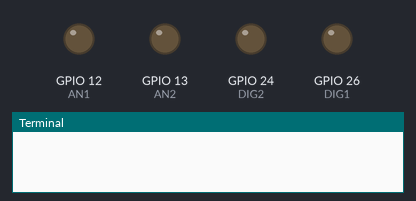
Simulated run of this program. Board: Raspberry Pi (BCM pin numbers). Shown: output pins drawn as LEDs (lit = HIGH), the last lines printed to the terminal.

Above: at 0.05 s.
At 1.05 s:
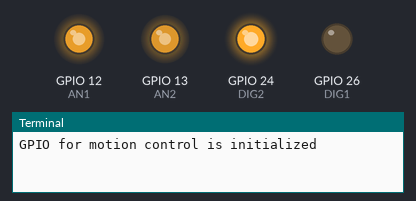
At 1.65 s:
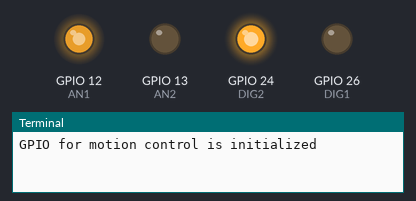
At 3.3 s:
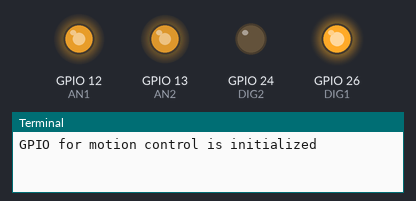
At 4.95 s:
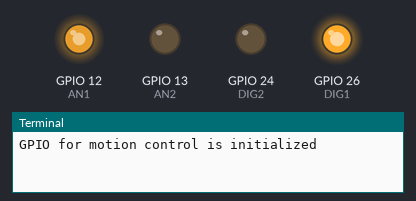
At 6.6 s:
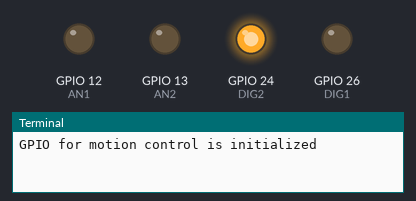
Timing chart, 0 to 8.6 s (numbered marks = the images above):
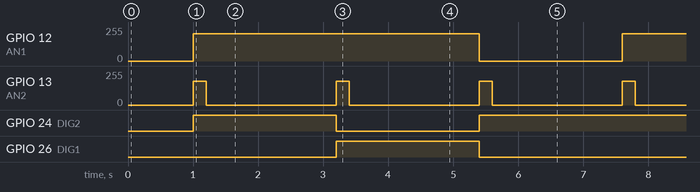

The program:

motor_controller.py
```python
# https://github.com/CytronTechnologies/Cytron_MDD10_Hat/blob/master/Example%20Code/Raspberry%20PI%203/HatMDD10SM.py

import RPi.GPIO as GPIO			# using Rpi.GPIO module
from time import sleep			# import function sleep for delay

AN2 = 13				# set pwm2 pin on MD10-Hat
AN1 = 12				# set pwm1 pin on MD10-hat
DIG2 = 24				# set dir2 pin on MD10-Hat
DIG1 = 26				# set dir1 pin on MD10-Hat
# speed and time to rotate steer motor for smooth control
STEER_CONTROL_SPEED = 70
STEER_CONTROL_TIME = 0.2

pwm_accel = None
pwm_steer = None
is_initialized = False

def initialize_gpio():
    global is_initialized, pwm_accel, pwm_steer
    if is_initialized:
        return
    try:
        GPIO.setmode(GPIO.BCM)			# GPIO numbering
        GPIO.setwarnings(False)			# enable warning from GPIO
        GPIO.setup(AN2, GPIO.OUT)		# set pin as output
        GPIO.setup(AN1, GPIO.OUT)		# set pin as output
        GPIO.setup(DIG2, GPIO.OUT)		# set pin as output
        GPIO.setup(DIG1, GPIO.OUT)		# set pin as output
        sleep(1)				# delay for 1 seconds
        pwm_accel = GPIO.PWM(AN1, 100)
        pwm_steer = GPIO.PWM(AN2, 100)
        pwm_accel.start(0)
        pwm_steer.start(0)

        is_initialized = True
        print("GPIO for motion control is initialized")

    except Exception as e:
        print(f"An error occurred: {e}")


def set_accel_speed(speed, direction):
    """
    Accelモータの速度と方向を設定する
    :param speed: 速度（0〜100）
    :param direction: 方向（"forward" または "backward"）
    """
    if not is_initialized:
        initialize_gpio()

    # print(f"[set_accel]speed:{speed}, direction:{direction}")
    if direction == "forward":
        GPIO.output(DIG1, GPIO.LOW)
    elif direction == "backward":
        GPIO.output(DIG1, GPIO.HIGH)
    else:
        raise ValueError("Invalid direction for Accel. Use 'forward' or 'backward'.")

    pwm_accel.ChangeDutyCycle(speed)

def set_steer(direction):
    """
    Steerモータの速度と方向を設定する
    :param speed: 速度（0〜100）
    :param direction: 方向（"left" または "right"）
    """
    if not is_initialized:
        initialize_gpio()

    # print(f"[steer]angle:{angle}, direction:{direction}")
    if direction == "left":
        GPIO.output(DIG2, GPIO.HIGH)
    elif direction == "right":
        GPIO.output(DIG2, GPIO.LOW)
    else:
        raise ValueError("Invalid direction for Steer. Use 'left' or 'right'.")
    # control steer for 1s
    pwm_steer.ChangeDutyCycle(STEER_CONTROL_SPEED)
    sleep(STEER_CONTROL_TIME)
    pwm_steer.ChangeDutyCycle(0)

def stop_motors():
    """モータを停止し、GPIOをクリーンアップする"""
    # global is_initialized
    set_accel_speed(0, "forward")
    # set_steer("left")
    # pwm_accel.stop()
    # pwm_steer.stop()
    # GPIO.cleanup([AN1, AN2, DIG1, DIG2])

    # print("Motors stopped")
    # initializeを再度するときになぜかエラーになるのでやらない
    # is_initialized = False

if __name__ == "__main__":
    try:
        while True:
            # 加速と操舵を個別に設定して走行制御
            set_accel_speed(80, "forward")
            set_steer("left")
            sleep(2)

            set_accel_speed(80, "backward")
            set_steer("right")
            sleep(2)

            # 停止
            set_accel_speed(0, "forward")
            set_steer("left")
            sleep(2)

    except KeyboardInterrupt:
        # 終了時にモータを停止
        stop_motors()
        GPIO.cleanup()
```

Measured:
- by itself, GPIO 12 (AN1): alternates 204/255 for 4.4 s and 0/255 for 2.2 s
- by itself, GPIO 13 (AN2): alternates 179/255 for 0.20 s and 0/255 for 2.0 s
- by itself, GPIO 24 (DIG2): repeats every 6.6 s: LOW 2.2 s, HIGH 4.4 s
- by itself, GPIO 26 (DIG1): alternates HIGH for 2.2 s and LOW for 4.4 s
